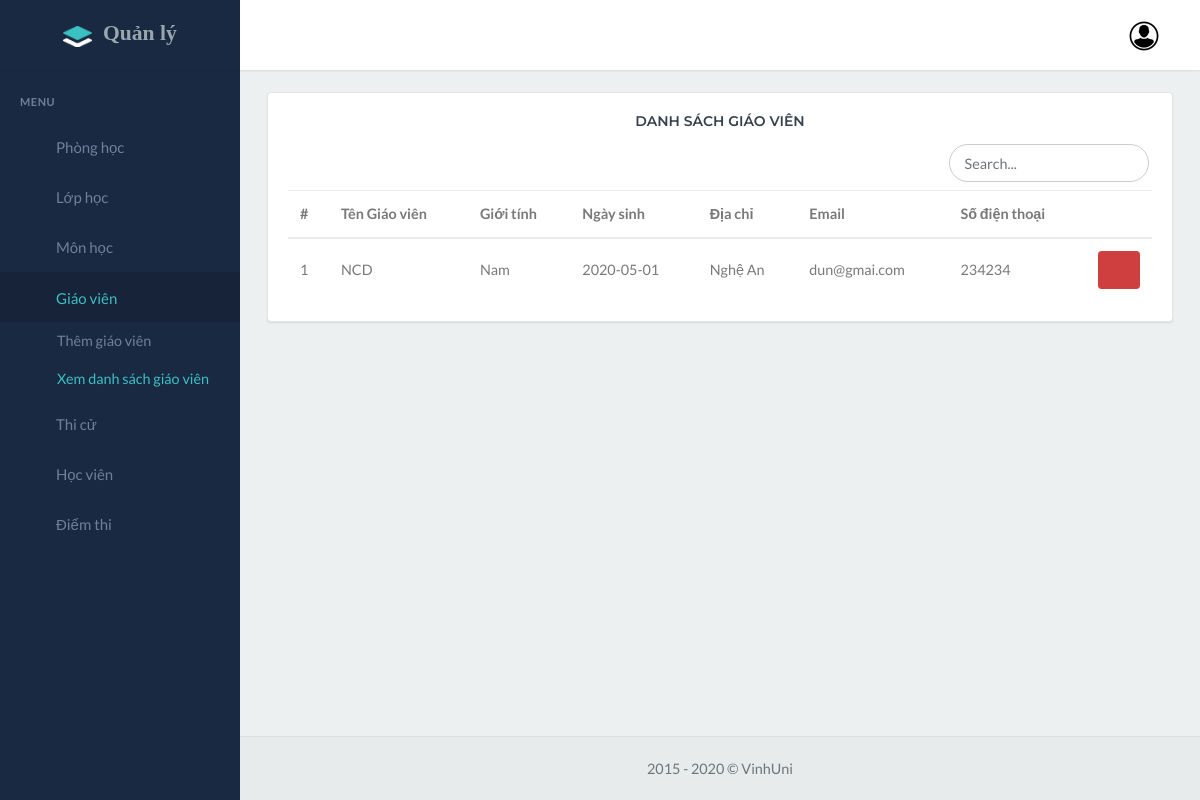
Page /view_teacher.php (signed in) on the earlier database version.
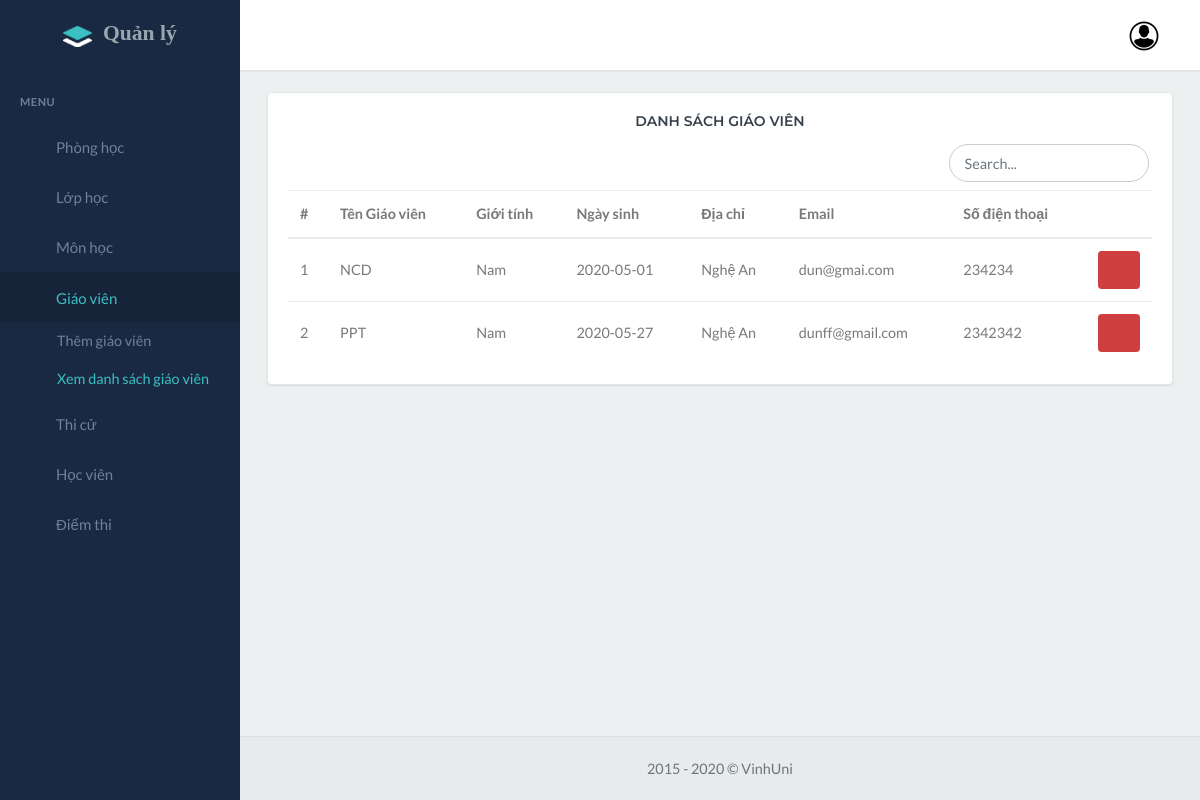
Same page on the later database version.
### tables this page shows
CREATE TABLE `teacher` (
  `TeacherID` int(11) NOT NULL,
  `TeacherNumber` varchar(150) NOT NULL,
  `TeacherName` varchar(150) NOT NULL,
  `TeacherPass` varchar(150) NOT NULL,
  `FullName` varchar(150) NOT NULL,
  `gender` varchar(150) NOT NULL,
  `TeacherDate` date NOT NULL,
  `TeacherPhone` int(11) NOT NULL,
  `TeacherMail` varchar(150) NOT NULL,
  `Address` text NOT NULL,
  `Images` varchar(150) NOT NULL,
  `CreatedAt` timestamp NOT NULL DEFAULT current_timestamp(),
  `UpdatedAt` timestamp NOT NULL DEFAULT current_timestamp()
);

### view_teacher.php (the view, shortened to what this page needs)
<?php
include "database.php";
$s = "select * from teacher";
$res = $db->query($s);
$class = [];
if ($res->num_rows > 0) {
	while ($r = $res->fetch_assoc()) {
		$class[] = $r;
	}
}
?>
<!DOCTYPE html>
<html>
<head>
	<link href="assets\libs\rickshaw\rickshaw.min.css" rel="stylesheet" type="text/css">
	<link href="assets\css\bootstrap.min.css" rel="stylesheet" type="text/css" id="bootstrap-stylesheet">
	<link href="assets\css\icons.min.css" rel="stylesheet" type="text/css">
	<link href="assets\css\app.min.css" rel="stylesheet" type="text/css" id="app-stylesheet">
</head>
<body>
	<div id="wrapper">
		<?php include "navbar.php"; ?><br>
		<div class="content-page">
			<div class="content">
				<div class="container-fluid">
					<div class="row">
						<div class="col-12">
							<div class="card">
								<div class="card-body">
									<div class="form-row">
										<div class=" col-md-12">
											<h4 class="header-title" style="text-align:center;">Danh sách giáo viên</h4>
										</div>
										<div class=" p-2 col-md-12 d-flex flex-row-reverse">
											<form class=" app-search">
												<div class="app-search-box">
													<div class="input-group">
														<input type="text" class="form-control " style="border-radius: 30px  " placeholder="Search...">
													</div>
												</div>
											</form>
										</div>
									</div>
									<div class="table-responsive">
										<table class="table table-centered mb-0 table-nowrap" id="btn-editable">
											<thead>
												<tr>
													<th>#</th>
													<th>Tên Giáo viên</th>
													<th>Giới tính</th>
													<th>Ngày sinh</th>
													<th>Địa chỉ</th>
													<th>Email</th>
													<th>Số điện thoại</th>
													<th></th>
												</tr>
											</thead>
											<tbody>
												<?php $i = 1; ?>
												<?php foreach ($class as $value) : ?>
													<tr>
														<td><?php echo ($i) ?></td>
														<td><?php echo $value["FullName"] ?></td>
														<td><?php echo $value["gender"] ?></td>
														<td><?php echo $value["TeacherDate"] ?></td>
														<td><?php echo $value["Address"] ?></td>
														<td><?php echo $value["TeacherMail"] ?></td>
														<td><?php echo $value["TeacherPhone"] ?></td>
														<td style="white-space: nowrap; width: 1%;">
															<div class="tabledit-toolbar btn-toolbar" style="text-align: left;">
																<div class="btn-group btn-group-sm" style="float: none;">
																<form method="post">
																		<button class="btn btn-danger" name="delete" value="<?= $value["TeacherID"] ?>" data-placement="top" data-toggle="tooltip" data-original-title="Xóa">
																			<i class="fas fa-times"></i>
																		</button>
																	</form>
																</div>
														</td>
													</tr>
													<?php $i++ ?>
												<?php endforeach ?>
											</tbody>
										</table>
									</div>
								</div>
							</div>
						</div>
					</div>
				</div>
			</div>
		</div>
	</div>
	<?php include "sidebar.php"; ?>
	<?php include "footer.php"; ?>
</body>
</html>

Differences in the rows shown:
added teacher: FullName "PPT", gender "Nam", TeacherDate "2020-05-27", Address "Nghệ An", TeacherMail "dunff@gmail.com", TeacherPhone "2342342", $value["TeacherID"] 8 (drawn)
